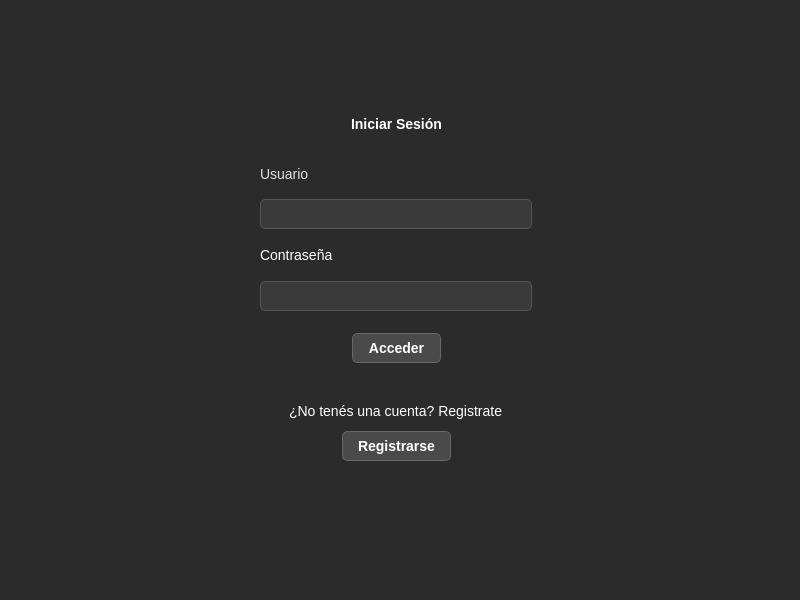
<?xml version="1.0" encoding="UTF-8"?>
<ui version="4.0">
 <class>DialogLogin</class>
 <widget class="QDialog" name="DialogLogin">
  <property name="geometry">
   <rect>
    <x>0</x>
    <y>0</y>
    <width>800</width>
    <height>600</height>
   </rect>
  </property>
  <property name="minimumSize">
   <size>
    <width>50</width>
    <height>50</height>
   </size>
  </property>
  <property name="maximumSize">
   <size>
    <width>16777215</width>
    <height>16777215</height>
   </size>
  </property>
  <property name="windowTitle">
   <string>Iniciar sesión</string>
  </property>
  <property name="layoutDirection">
   <enum>Qt::RightToLeft</enum>
  </property>
  <property name="styleSheet">
   <string notr="true">QDialog, QWidget {
    background-color: #2b2b2b; /* gris oscuro */
    color: #ffffff; /* texto por defecto */
    font-family: &quot;Segoe UI&quot;, Arial, sans-serif;
    font-size: 14px;
}</string>
  </property>
  <widget class="QWidget" name="verticalLayoutWidget">
   <property name="geometry">
    <rect>
     <x>230</x>
     <y>100</y>
     <width>332</width>
     <height>371</height>
    </rect>
   </property>
   <layout class="QVBoxLayout" name="verticalLayout_2">
    <property name="spacing">
     <number>2</number>
    </property>
    <property name="sizeConstraint">
     <enum>QLayout::SetDefaultConstraint</enum>
    </property>
    <property name="leftMargin">
     <number>30</number>
    </property>
    <property name="rightMargin">
     <number>30</number>
    </property>
    <property name="bottomMargin">
     <number>10</number>
    </property>
    <item>
     <layout class="QHBoxLayout" name="horizontalLayout_5">
      <item>
       <widget class="QLabel" name="lblLoginTitle">
        <property name="sizePolicy">
         <sizepolicy hsizetype="Fixed" vsizetype="Preferred">
          <horstretch>0</horstretch>
          <verstretch>0</verstretch>
         </sizepolicy>
        </property>
        <property name="font">
         <font>
          <family>Segoe UI</family>
          <pointsize>-1</pointsize>
          <italic>false</italic>
          <bold>true</bold>
         </font>
        </property>
        <property name="text">
         <string>Iniciar Sesión</string>
        </property>
        <property name="alignment">
         <set>Qt::AlignCenter</set>
        </property>
       </widget>
      </item>
     </layout>
    </item>
    <item>
     <widget class="QLabel" name="lblUserLogin">
      <property name="styleSheet">
       <string notr="true">QLabel {
    color: #e0e0e0; /* gris claro para texto */
    font-size: 14px;
}</string>
      </property>
      <property name="lineWidth">
       <number>1</number>
      </property>
      <property name="text">
       <string>Usuario</string>
      </property>
     </widget>
    </item>
    <item>
     <widget class="QLineEdit" name="lineEditUsername">
      <property name="sizePolicy">
       <sizepolicy hsizetype="Preferred" vsizetype="Fixed">
        <horstretch>0</horstretch>
        <verstretch>0</verstretch>
       </sizepolicy>
      </property>
      <property name="styleSheet">
       <string notr="true">QLineEdit {
    background-color: #3a3a3a; /* gris medio */
    border: 1px solid #555555;
    border-radius: 5px;
    padding: 5px 10px;
    color: #ffffff; /* texto que escribís */
    selection-background-color: #5a5a5a;
}

/* Placeholder */
QLineEdit:placeholder {
    color: #aaaaaa; /* gris más claro */
}
</string>
      </property>
      <property name="text">
       <string/>
      </property>
      <property name="alignment">
       <set>Qt::AlignLeading|Qt::AlignLeft|Qt::AlignVCenter</set>
      </property>
     </widget>
    </item>
    <item>
     <widget class="QLabel" name="lblPasswordLogin">
      <property name="text">
       <string>Contraseña</string>
      </property>
     </widget>
    </item>
    <item>
     <widget class="QLineEdit" name="lineEditPassword">
      <property name="styleSheet">
       <string notr="true">QLineEdit {
    background-color: #3a3a3a; /* gris medio */
    border: 1px solid #555555;
    border-radius: 5px;
    padding: 5px 10px;
    color: #ffffff; /* texto que escribís */
    selection-background-color: #5a5a5a;
}

/* Placeholder */
QLineEdit:placeholder {
    color: #aaaaaa; /* gris más claro */
}
</string>
      </property>
      <property name="text">
       <string/>
      </property>
      <property name="echoMode">
       <enum>QLineEdit::Password</enum>
      </property>
     </widget>
    </item>
    <item>
     <spacer name="verticalSpacer_3">
      <property name="orientation">
       <enum>Qt::Vertical</enum>
      </property>
      <property name="sizeType">
       <enum>QSizePolicy::Fixed</enum>
      </property>
      <property name="sizeHint" stdset="0">
       <size>
        <width>20</width>
        <height>20</height>
       </size>
      </property>
     </spacer>
    </item>
    <item>
     <layout class="QHBoxLayout" name="horizontalLayout">
      <item>
       <widget class="QPushButton" name="btnLogin">
        <property name="sizePolicy">
         <sizepolicy hsizetype="Fixed" vsizetype="Fixed">
          <horstretch>0</horstretch>
          <verstretch>0</verstretch>
         </sizepolicy>
        </property>
        <property name="minimumSize">
         <size>
          <width>0</width>
          <height>0</height>
         </size>
        </property>
        <property name="sizeIncrement">
         <size>
          <width>0</width>
          <height>0</height>
         </size>
        </property>
        <property name="layoutDirection">
         <enum>Qt::RightToLeft</enum>
        </property>
        <property name="styleSheet">
         <string notr="true">QPushButton {
    background-color: #4a4a4a; /* gris medio */
    color: #ffffff;
    border: 1px solid #666666;
    border-radius: 5px;
    padding: 6px 15px;
    font-weight: bold;
}

QPushButton:hover {
    background-color: #5a5a5a;
    border: 1px solid #777777;
}

QPushButton:pressed {
    background-color: #3a3a3a;
    border: 1px solid #555555;
}</string>
        </property>
        <property name="text">
         <string>Acceder</string>
        </property>
       </widget>
      </item>
     </layout>
    </item>
    <item>
     <spacer name="verticalSpacer_4">
      <property name="orientation">
       <enum>Qt::Vertical</enum>
      </property>
      <property name="sizeType">
       <enum>QSizePolicy::Fixed</enum>
      </property>
      <property name="sizeHint" stdset="0">
       <size>
        <width>20</width>
        <height>10</height>
       </size>
      </property>
     </spacer>
    </item>
    <item>
     <layout class="QHBoxLayout" name="horizontalLayout_4">
      <item>
       <widget class="QLabel" name="labelStatusLogin">
        <property name="enabled">
         <bool>true</bool>
        </property>
        <property name="sizePolicy">
         <sizepolicy hsizetype="Fixed" vsizetype="Fixed">
          <horstretch>10</horstretch>
          <verstretch>10</verstretch>
         </sizepolicy>
        </property>
        <property name="styleSheet">
         <string notr="true">QLabel {
    color: #ff4d4d;           /* rojo fuerte */
    font-weight: bold;
    font-size: 14px;
}
</string>
        </property>
        <property name="text">
         <string/>
        </property>
        <property name="alignment">
         <set>Qt::AlignCenter</set>
        </property>
        <property name="wordWrap">
         <bool>true</bool>
        </property>
       </widget>
      </item>
     </layout>
    </item>
    <item>
     <spacer name="verticalSpacer_5">
      <property name="orientation">
       <enum>Qt::Vertical</enum>
      </property>
      <property name="sizeType">
       <enum>QSizePolicy::Fixed</enum>
      </property>
      <property name="sizeHint" stdset="0">
       <size>
        <width>20</width>
        <height>10</height>
       </size>
      </property>
     </spacer>
    </item>
    <item>
     <layout class="QHBoxLayout" name="horizontalLayout_3">
      <item>
       <widget class="QLabel" name="lblRegisterLogin">
        <property name="sizePolicy">
         <sizepolicy hsizetype="Fixed" vsizetype="Fixed">
          <horstretch>0</horstretch>
          <verstretch>0</verstretch>
         </sizepolicy>
        </property>
        <property name="text">
         <string>¿No tenés una cuenta? Registrate</string>
        </property>
       </widget>
      </item>
     </layout>
    </item>
    <item>
     <spacer name="verticalSpacer">
      <property name="orientation">
       <enum>Qt::Vertical</enum>
      </property>
      <property name="sizeType">
       <enum>QSizePolicy::Fixed</enum>
      </property>
      <property name="sizeHint" stdset="0">
       <size>
        <width>50</width>
        <height>10</height>
       </size>
      </property>
     </spacer>
    </item>
    <item>
     <layout class="QHBoxLayout" name="horizontalLayout_2">
      <item>
       <widget class="QPushButton" name="btnRegister">
        <property name="sizePolicy">
         <sizepolicy hsizetype="Fixed" vsizetype="Fixed">
          <horstretch>0</horstretch>
          <verstretch>0</verstretch>
         </sizepolicy>
        </property>
        <property name="styleSheet">
         <string notr="true">QPushButton {
    background-color: #4a4a4a; /* gris medio */
    color: #ffffff;
    border: 1px solid #666666;
    border-radius: 5px;
    padding: 6px 15px;
    font-weight: bold;
}

QPushButton:hover {
    background-color: #5a5a5a;
    border: 1px solid #777777;
}

QPushButton:pressed {
    background-color: #3a3a3a;
    border: 1px solid #555555;
}</string>
        </property>
        <property name="text">
         <string>Registrarse</string>
        </property>
        <property name="default">
         <bool>false</bool>
        </property>
       </widget>
      </item>
     </layout>
    </item>
   </layout>
  </widget>
 </widget>
 <resources/>
 <connections/>
</ui>
